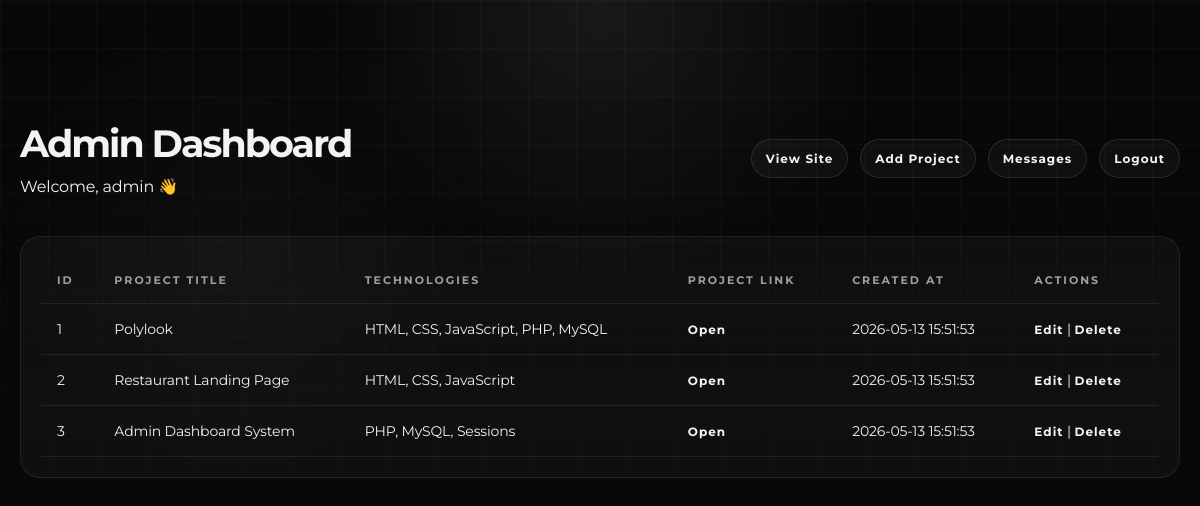
Page /admin/dashboard.php (signed in) on the committed database.
### tables this page shows
CREATE TABLE `projects` (
  `id` int NOT NULL,
  `title` varchar(150) NOT NULL,
  `description` text NOT NULL,
  `technologies` varchar(255) NOT NULL,
  `image_url` varchar(255) DEFAULT NULL,
  `project_link` varchar(255) DEFAULT NULL,
  `created_at` timestamp NULL DEFAULT CURRENT_TIMESTAMP
);

### admin/dashboard.php (the view, shortened to what this page needs)
<?php
require '../config/db.php';
$stmt = $pdo->prepare("SELECT * FROM projects ORDER BY created_at DESC");
$stmt->execute();
$projects = $stmt->fetchAll(PDO::FETCH_ASSOC);
?>
<!DOCTYPE html>
<html lang="en">
<head>
    <link rel="stylesheet" href="/portfolio-project/assets/css/style.css">
</head>
<body>
<section class="admin-panel">
    <div class="admin-header">
        <div>
            <h2>Admin Dashboard</h2>
            <p>Welcome, <?php echo $_SESSION["admin_username"]; ?> 👋</p>
        </div>
        <div class="admin-actions">
            <a href="../index.php">View Site</a>
            <a href="add_project.php">Add Project</a>
            <a href="messages.php">Messages</a>
            <a href="logout.php">Logout</a>
        </div>
    </div>
    <div class="table-wrapper">
        <table>
            <thead>
                <tr>
                    <th>ID</th>
                    <th>Project Title</th>
                    <th>Technologies</th>
                    <th>Project Link</th>
                    <th>Created At</th>
                    <th>Actions</th>
                </tr>
            </thead>
            <tbody>
                <?php foreach($projects as $project): ?>
                    <tr>
                        <td><?php echo $project["id"]; ?></td>
                        <td><?php echo $project["title"]; ?></td>
                        <td><?php echo $project["technologies"]; ?></td>
                        <td>
                            <a href="<?php echo $project["project_link"]; ?>" target="_blank">
                                Open
                            </a>
                        </td>
                        <td><?php echo $project["created_at"]; ?></td>
                        <td>
                            <a href="edit_project.php?id=<?php echo $project['id']; ?>">Edit</a>
                            |
                            <a href="delete_project.php?id=<?php echo $project['id']; ?>"
                               onclick="return confirm('Delete this project?')">
                                Delete
                            </a>
                        </td>
                    </tr>
                <?php endforeach; ?>
            </tbody>
        </table>
    </div>
</section>
</body>
</html>

### assets/css/style.css (style rules this page uses)
:root { --bg:#080809; --panel:#0d0d0f; --panel-soft:rgba(255,255,255,0.035); --border:rgba(255,255,255,0.09); --border-soft:rgba(255,255,255,0.055); --text:#f3f3f3; --muted:#a6a6a6; --muted-2:#6f6f6f; --accent:#ffffff; --green:#21d07a; }
* { margin:0; padding:0; box-sizing:border-box; }
html { scroll-behavior:smooth; }
body { font-family:'Montserrat', sans-serif; background:var(--bg); color:var(--text); min-height:100vh; overflow-x:hidden; letter-spacing:-0.01em; }
body::before { content:""; position:fixed; inset:0; z-index:-3; background: linear-gradient(rgba(255,255,255,0.033) 1px, transparent 1px), linear-gradient(90deg, rgba(255,255,255,0.033) 1px, transparent 1px); background-size:48px 48px; pointer-events:none; }
body::after { content:""; position:fixed; inset:0; z-index:-2; background: radial-gradient(circle at 50% 0%, rgba(255,255,255,0.07), transparent 28%), radial-gradient(circle at 20% 30%, rgba(255,255,255,0.025), transparent 22%), linear-gradient(to bottom, rgba(8,8,9,0.1), #080809 92%); pointer-events:none; }
a { color:inherit; }
.admin-panel { min-height:100vh; width:min(1180px, calc(100% - 40px)); margin:0 auto; padding:120px 0; }
.admin-header { display:flex; justify-content:space-between; align-items:center; gap:30px; margin-bottom:40px; }
.admin-header h2 { font-size:38px; margin-bottom:10px; letter-spacing:-2px; }
.admin-actions { display:flex; gap:12px; flex-wrap:wrap; }
.admin-actions a, .table-wrapper a { color:#f5f5f5; text-decoration:none; font-weight:700; font-size:12px; letter-spacing:1px; }
.admin-actions a { padding:11px 14px; border:1px solid rgba(255,255,255,0.1); border-radius:999px; background:rgba(255,255,255,0.035); }
.table-wrapper { width:100%; overflow-x:auto; background:rgba(255,255,255,0.035); border:1px solid rgba(255,255,255,0.08); border-radius:20px; padding:20px; }
table { width:100%; border-collapse:collapse; min-width:850px; }
th, td { padding:16px; border-bottom:1px solid rgba(255,255,255,0.08); text-align:left; font-size:14px; }
th { color:#9f9f9f; text-transform:uppercase; letter-spacing:2px; font-size:11px; }

### rows in the picture
projects: id "1", title "Polylook", technologies "HTML, CSS, JavaScript, PHP, MySQL", created_at "2026-05-13 15:51:53"
projects: id "2", title "Restaurant Landing Page", technologies "HTML, CSS, JavaScript", created_at "2026-05-13 15:51:53"
projects: id "3", title "Admin Dashboard System", technologies "PHP, MySQL, Sessions", created_at "2026-05-13 15:51:53"

### other values in the picture
$_SESSION["admin_username"] "admin"
